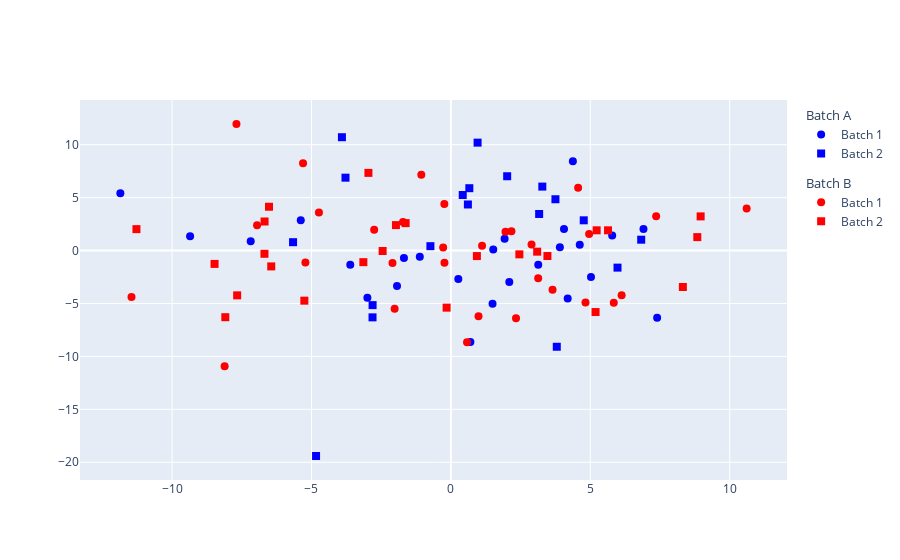

Write notebook code for a chart like this one.
### Markdown cell above
### Case 2: Data without significant biological different groups (no batch effect)

### Code cell
# Define random seed
np.random.seed(42)

n_samples = 100
n_features = 1000
p_diff = 0

n_diff = int(n_features * p_diff)

batches = ["Batch 1", "Batch 2"]
bios = ["A", "B"]

# Build metadata
metadata = pd.DataFrame({
    "SampleID": [f"S{i+1}" for i in range(n_samples)],
    "Condition": np.random.choice(bios, size=n_samples, replace=True),
    "Batch": np.random.choice(batches, size=n_samples, replace=True)
})

# Simulation settings per feature
theta = np.random.uniform(0.5, 2.0, size=n_features)
p_zero = np.random.uniform(0.1, 0.4, size=n_features)

# Baseline log-abundance and true effects
baseline_log = np.random.normal(loc=2, scale=1, size=n_features)
effect_sizes = np.zeros(n_features)
effect_idx = np.random.choice(n_features, n_diff, replace = False)
effect_sizes[effect_idx] = np.random.normal(loc=1.0, scale = 0.5, size=n_diff)

# Simulating counts (ground-truth)
counts = np.zeros((len(metadata), n_features), dtype=int)
for i, row in metadata.iterrows():
    mu = baseline_log + (effect_sizes if row["Condition"]==bios[1] else 0)
    p = theta / (theta + np.exp(mu))
    r = theta
    is_zero = np.random.binomial(1, p_zero)
    counts_i = nbinom(r, p).rvs()
    counts[i, :] = np.where(is_zero==1, 0, counts_i)

count_matrix_gt = pd.DataFrame(counts, columns = [f"OTU{j+1}" for j in range(n_features)])
count_matrix_gt = pd.concat([metadata, count_matrix_gt], axis = 1)

plotPCoA(data = count_matrix_gt, method = "aitchison", sample_label="SampleID", batch_label="Condition", experiment_label="Batch")

### Figure 1 — Plotly figure (JSON) as saved in the notebook; plotly's stock layout.template omitted (floating-point values rounded to 4 significant figures)
{"data": [{"legendgroup": "A", "legendgrouptitle": {"text": "Batch A"}, "marker": {"color": ["blue", "blue", "blue", "blue", "blue", "blue", "blue", "blue", "blue", "blue", "blue", "blue", "blue", "blue", "blue", "blue", "blue", "blue", "blue", "blue", "blue", "blue", "blue", "blue", "blue"], "size": 8, "symbol": ["circle", "circle", "circle", "circle", "circle", "circle", "circle", "circle", "circle", "circle", "circle", "circle", "circle", "circle", "circle", "circle", "circle", "circle", "circle", "circle", "circle", "circle", "circle", "circle", "circle"]}, "mode": "markers", "name": "Batch 1", "type": "scatter", "x": [1.52, 4.375, 3.134, 4.057, 2.095, 1.495, -1.115, -7.18, 0.6999, 7.399, 0.2667, 5.786, 4.623, -3.609, 3.909, -5.385, 6.909, 4.19, -2.995, -1.932, -1.684, 5.025, -11.86, 1.927, -9.354], "y": [0.09481, 8.425, -1.353, 2.034, -2.983, -5.02, -0.5962, 0.8669, -8.646, -6.353, -2.686, 1.42, 0.547, -1.348, 0.2989, 2.862, 2.034, -4.531, -4.455, -3.346, -0.7156, -2.507, 5.401, 1.105, 1.353]}, {"legendgroup": "A", "legendgrouptitle": {"text": "Batch A"}, "marker": {"color": ["blue", "blue", "blue", "blue", "blue", "blue", "blue", "blue", "blue", "blue", "blue", "blue", "blue", "blue", "blue", "blue", "blue", "blue", "blue"], "size": 8, "symbol": ["square", "square", "square", "square", "square", "square", "square", "square", "square", "square", "square", "square", "square", "square", "square", "square", "square", "square", "square"]}, "mode": "markers", "name": "Batch 2", "type": "scatter", "x": [-2.81, -5.661, -3.908, 3.751, -2.808, 3.799, 4.766, 0.6099, 2.02, 5.977, -3.78, -4.836, 3.167, -0.7341, 0.9581, 3.28, 0.4254, 6.827, 0.6617], "y": [-6.31, 0.7878, 10.7, 4.844, -5.154, -9.088, 2.854, 4.35, 7.017, -1.615, 6.882, -19.41, 3.453, 0.4118, 10.19, 6.039, 5.243, 1.024, 5.887]}, {"legendgroup": "B", "legendgrouptitle": {"text": "Batch B"}, "marker": {"color": ["red", "red", "red", "red", "red", "red", "red", "red", "red", "red", "red", "red", "red", "red", "red", "red", "red", "red", "red", "red", "red", "red", "red", "red", "red", "red", "red", "red", "red", "red", "red"], "size": 8, "symbol": ["circle", "circle", "circle", "circle", "circle", "circle", "circle", "circle", "circle", "circle", "circle", "circle", "circle", "circle", "circle", "circle", "circle", "circle", "circle", "circle", "circle", "circle", "circle", "circle", "circle", "circle", "circle", "circle", "circle", "circle", "circle"]}, "mode": "markers", "name": "Batch 1", "type": "scatter", "x": [-11.46, -0.2307, -2.095, -0.277, 5.843, -1.061, 3.132, 4.829, -6.951, -7.692, -4.733, 4.959, 4.564, 1.96, 2.893, 2.172, 3.647, 6.125, 0.9914, -0.235, -5.218, 0.5791, 1.119, -2.752, 10.61, -2.017, 7.363, -5.303, 2.337, -8.115, -1.718], "y": [-4.398, -1.164, -1.186, 0.2844, -4.933, 7.156, -2.606, -4.906, 2.377, 11.95, 3.603, 1.574, 5.93, 1.765, 0.5785, 1.829, -3.696, -4.216, -6.199, 4.384, -1.136, -8.662, 0.4613, 1.953, 3.975, -5.508, 3.248, 8.238, -6.403, -10.92, 2.7]}, {"legendgroup": "B", "legendgrouptitle": {"text": "Batch B"}, "marker": {"color": ["red", "red", "red", "red", "red", "red", "red", "red", "red", "red", "red", "red", "red", "red", "red", "red", "red", "red", "red", "red", "red", "red", "red", "red", "red"], "size": 8, "symbol": ["square", "square", "square", "square", "square", "square", "square", "square", "square", "square", "square", "square", "square", "square", "square", "square", "square", "square", "square", "square", "square", "square", "square", "square", "square"]}, "mode": "markers", "name": "Batch 2", "type": "scatter", "x": [-6.687, -8.477, -7.666, -6.444, 5.229, 5.19, -2.958, 3.463, 8.321, 0.9329, 2.457, -11.28, 5.637, 3.095, -6.683, -1.971, -2.448, 8.839, -3.139, 8.959, -0.1532, -6.525, -5.256, -1.622, -8.091], "y": [-0.3075, -1.263, -4.234, -1.499, 1.912, -5.809, 7.336, -0.5191, -3.444, -0.5232, -0.3604, 2.021, 1.91, -0.1061, 2.742, 2.402, -0.04169, 1.268, -1.099, 3.224, -5.393, 4.137, -4.734, 2.587, -6.297]}], "layout": {}}
